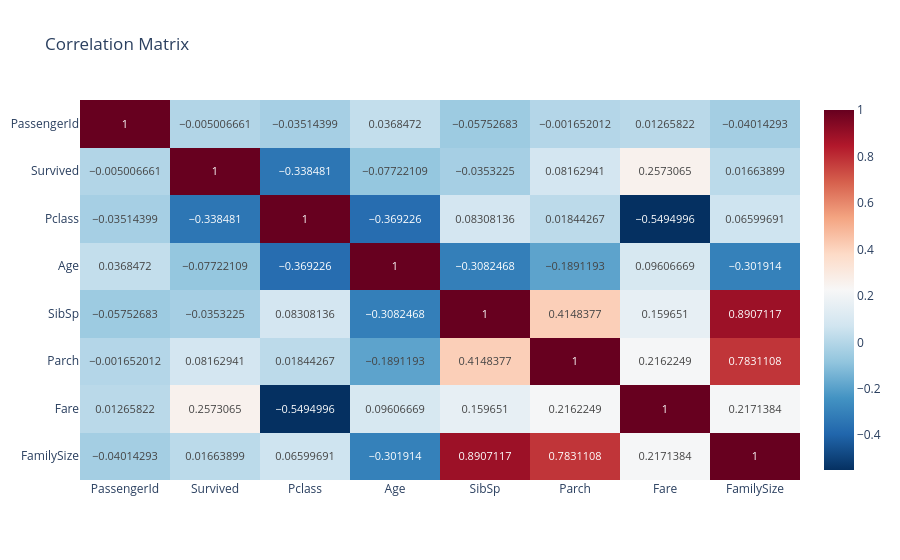

The code cell stored with this chart in its notebook:
### Code cell
numeric = df.select_dtypes(include=['number'])
correlation = numeric.corr()

fig = px.imshow(correlation, color_continuous_scale='RdBu_r', title='Correlation Matrix', aspect='auto', text_auto=True)
fig.show()

### Figure 1 — Plotly figure (JSON) as saved in the notebook; plotly's stock layout.template omitted (floating-point values rounded to 4 significant figures)
{"data": [{"coloraxis": "coloraxis", "hovertemplate": "x: %{x}<br>y: %{y}<br>color: %{z}<extra></extra>", "name": "0", "texttemplate": "%{z}", "type": "heatmap", "x": ["PassengerId", "Survived", "Pclass", "Age", "SibSp", "Parch", "Fare", "FamilySize"], "xaxis": "x", "y": ["PassengerId", "Survived", "Pclass", "Age", "SibSp", "Parch", "Fare", "FamilySize"], "yaxis": "y", "z": [[1.0, -0.005007, -0.03514, 0.03685, -0.05753, -0.001652, 0.01266, -0.04014], [-0.005007, 1.0, -0.3385, -0.07722, -0.03532, 0.08163, 0.2573, 0.01664], [-0.03514, -0.3385, 1.0, -0.3692, 0.08308, 0.01844, -0.5495, 0.066], [0.03685, -0.07722, -0.3692, 1.0, -0.3082, -0.1891, 0.09607, -0.3019], [-0.05753, -0.03532, 0.08308, -0.3082, 1.0, 0.4148, 0.1597, 0.8907], [-0.001652, 0.08163, 0.01844, -0.1891, 0.4148, 1.0, 0.2162, 0.7831], [0.01266, 0.2573, -0.5495, 0.09607, 0.1597, 0.2162, 1.0, 0.2171], [-0.04014, 0.01664, 0.066, -0.3019, 0.8907, 0.7831, 0.2171, 1.0]]}], "layout": {"coloraxis": {"autocolorscale": false, "colorscale": [[0, "rgb(5,48,97)"], [0.1, "rgb(33,102,172)"], [0.2, "rgb(67,147,195)"], [0.3, "rgb(146,197,222)"], [0.4, "rgb(209,229,240)"], [0.5, "rgb(247,247,247)"], [0.6, "rgb(253,219,199)"], [0.7, "rgb(244,165,130)"], [0.8, "rgb(214,96,77)"], [0.9, "rgb(178,24,43)"], [1, "rgb(103,0,31)"]]}, "title": {"text": "Correlation Matrix"}, "xaxis": {"anchor": "y", "domain": [0, 1]}, "yaxis": {"anchor": "x", "autorange": "reversed", "domain": [0, 1]}}}
